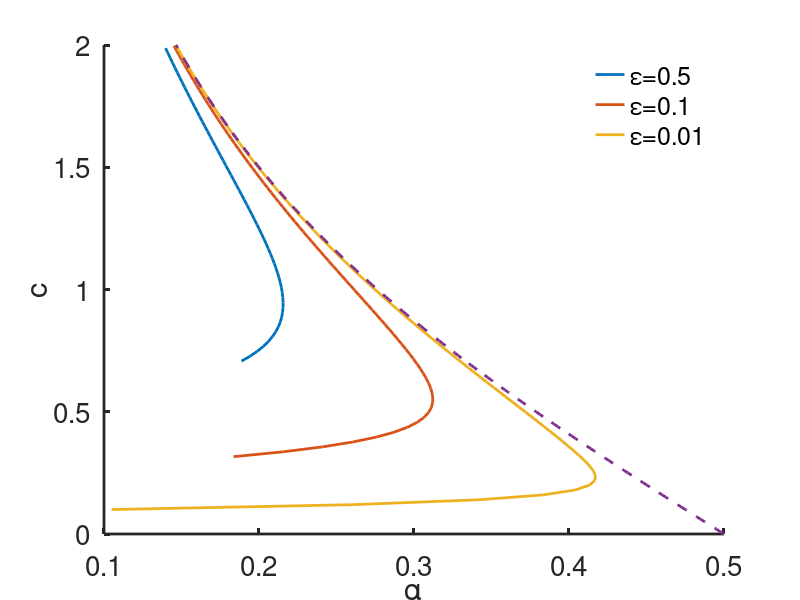
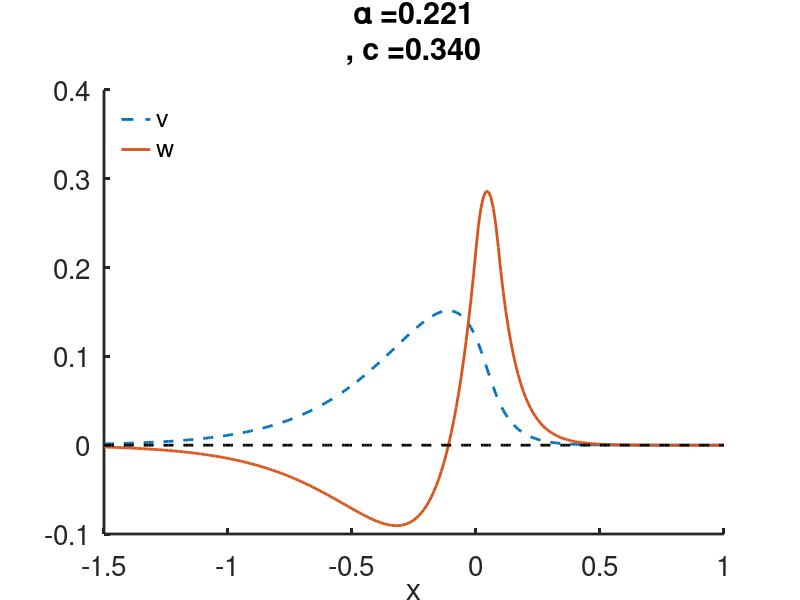
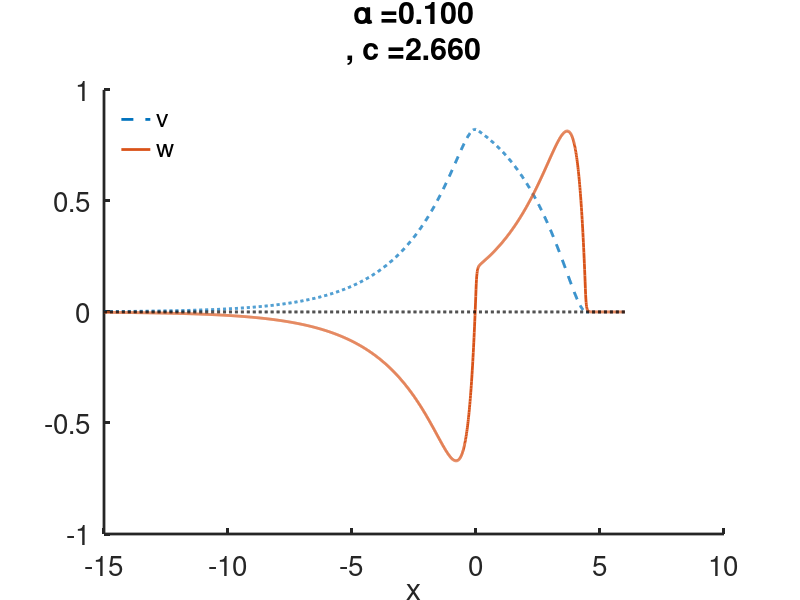

Here is the MATLAB script that generated these plots, in order:

%  -------------------------------------------------------------------
%
%  % find the speed of solitary pulses for  piecewise linear FHN system
%
%   For Chapter 6, Figure 6.8 of
%   Keener and Sneyd, Mathematical Physiology, 3rd Edition, Springer.
%
%   Written by James Keener and James Sneyd
%
%  -------------------------------------------------------------------

function fhn_PL

 clear all; close all; clc;
 set(0,                           ...
   'defaultaxesfontsize', 20,   ...
   'defaultaxeslinewidth', 2.0, ...
   'defaultlinelinewidth', 2.0, ...
   'defaultpatchlinewidth', 0.7);


global lam c eps pr x1
% parameters


epslist = [0.5,0.1,0.01];

for jk = 1:3
    eps = epslist(jk);
    clist = [sqrt(eps):0.02:2];
for jj = 1:length(clist)
    c=clist(jj);
% find roots of the polynomial

lam = findlam(c, eps);

 prc = [3*eps^2 2*c*eps  -1];
 pr = polyval(prc,lam);

x=[0:.01:10];

%find the root by bisection
 % guess a lower bound for the root
a = 0.0001;

% guess an upper bound for the root
b = 10;
   xans(jj)  = bisect(@h,a,b);
   alp(jj) = (1-exp(lam(1)*xans(jj)))/( pr(1));

end
figure(1)
plot(alp,clist)
hold on
end
figure(1)
clist=[0:.01:2];
alp0 = clist./sqrt(clist.^2+4);
plot((1-alp0)/2,clist,'--')
xlabel('\alpha')
ylabel('c')
box off
legend('boxoff')
legend('\epsilon=0.5','\epsilon=0.1','\epsilon=0.01')

% now plot profiles of the traveling wave solution
% specify c and epsilon
 clist = [0.34,2.66];
 xend=[1,6];
 xlow=[-1.5,-15];
  for j =1:2
      c=clist(j);
eps = 0.1;
lam = findlam(c,eps);
 prc = [3*eps^2 2*c*eps  -1];
 pr = polyval(prc,lam);

 lam(1)*lam(2)*lam(3)*c*eps^2

 %find the root by bisection

   x1  = bisect(@h,a,b);

   alf = (1-exp(lam(1)*x1))/(pr(1))
x = [xlow(j):.01:xend(j)];
[v,w] = profiles(x);
figure(1+j)
plot(x,w,'--',x,v,x,zeros(length(x),1),'k--')
box off
xlabel('x')
legend('boxoff')
legend('v','w','location','northwest')
 formatSpecF = '%5.3f\n';

    title(strcat('\alpha = ',sprintf(formatSpecF,alf),', c = ',sprintf(formatSpecF,c)))
  end


end % of main


%%%%%%%%%%%%%%%%%%%%%%%%%%
function out = h(x)
global lam pr
out = 2- exp(lam(1)*x)+pr(1)*exp(-lam(2)*x)/pr(2) +pr(1)*exp(-lam(3)*x)/pr(3);
end


%%%%%%%%%%%%%%%%%%%%%%%%%%%%%%%%
function [v,w] = profiles(x)
global lam pr x1 c
l1 = lam(1);
l2 = lam(2);
l3 = lam(3);

A = -l2*l3*(exp(l1*x1) - 1)/(exp(l1*x1)*(l1 - l3)*(l1 - l2));
    B1 = -l2*l3/((l1 - l3)*(l1 - l2));
    B2 = l3*l1/((l2 - l3)*exp(l2*x1)*(l1 - l2));
    B3 = -l1*l2/((l1*l2 - l1*l3 - l2*l3 + l3^2)*exp(l3*x1));
    C2 = -l1*l3*(-1 + exp(l2*x1))/(exp(l2*x1)*(l2 - l3)*(l1 - l2));
    C3 = l1*l2*(exp(l3*x1) - 1)/((l1*l2 - l1*l3 - l2*l3 + l3^2)*exp(l3*x1))

% create w
w = (x>=x1).*A.*exp(l1*x)+ ((x<x1)&(x>=0)).*(1+B1.*exp(l1*x)+B2.*exp(l2*x)+B3.*exp(l3*x)) ...
    +(x<0).*(C2.*exp(l2*x)+C3.*exp(l3*x));

% create v = -c *w'
v = -c*((x>=x1).*A.*exp(l1*x)*l1+ ((x<x1)&(x>=0)).*( l1.*B1.*exp(l1*x)+B2.*l2.*exp(l2*x)+B3.*l3.*exp(l3*x)) ...
    +(x<0).*(C2.*l2.*exp(l2*x)+C3.*l3.*exp(l3*x)));

end
 %%%%%%%%%%%%%%%%%%%%%%%%%%%%%
function lam = findlam(c,eps)

p = [eps^2 eps*c -1 1/c];
r = roots(p);
n1=find(real(r)<=0);
lam(1) = r(n1);
k = 1;
for j = 1:3
    if (j ~= n1)
        k = k+1;
        lam(k)=r(j);
    end
end

end

%%%%%%%%%%%%%%%%%%%%%%%
% this is the bisection algorithm
function root = bisect(feval,a,b)

ul = a;
fl = feval(ul);
uu = b;
fu = feval(uu);

% we make the assumption, without checking, that
% fu*fl<0

% if not, the algoritm fails to find a root.

N = 25;  % number of iterates
% the main bisection algorithm
for j = 1:N
u = (ul+uu)/2;
fc = feval(u);
ftest = (fc*fl>=0);
ul = ftest*u+(1-ftest)*ul;
fl = ftest*fc + (1-ftest)*fl;

uu = (1-ftest)*u+ ftest*uu;
fu = (1-ftest)*fc + ftest*fu;
end
root = u;
end
